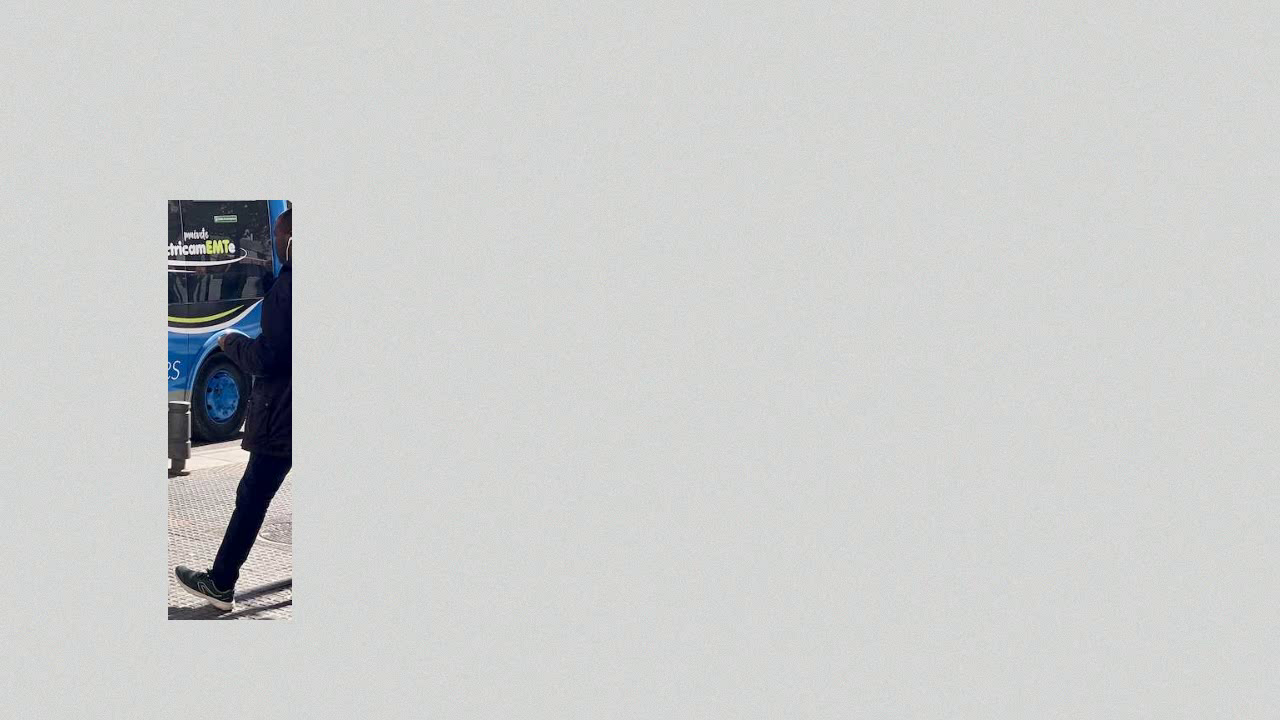
#> input picture frame 36 of retail-vision/ejemplos/prueba.mp4, 1280 x 720 px, given in place of the camera
$ python definir_zonas.py
#> lines starting #> are read from the running program, lines starting #| are printed output that depends on the picture; after the words box and inside, x2 and y2 are one past the last pixel; in counts of white or black regions, pixels touching at a corner belong together
"""
Dibuja la línea de entrada y las zonas sobre una imagen de la cámara.

Uso:
    python definir_zonas.py                 # toma una foto de la cámara de config.yaml
    python definir_zonas.py --fuente 1
    python definir_zonas.py --imagen foto.jpg

Controles:
    clic izquierdo  agregar punto
    z               cerrar la zona actual (te pide el nombre en la terminal)
    l               dibujar la línea de entrada (2 clics)
    i               invertir el sentido de la línea
    u               deshacer último punto
    c               borrar todo
    s               guardar en zonas.yaml y salir
    q / ESC         salir sin guardar
"""
import argparse
import unicodedata
from pathlib import Path

import cv2
import numpy as np
import yaml

BASE = Path(__file__).resolve().parent
COLORES = [(255, 170, 60), (90, 200, 120), (60, 140, 255), (200, 90, 220), (40, 210, 230)]


def ascii(t):
    return unicodedata.normalize("NFKD", str(t)).encode("ascii", "ignore").decode()


def tomar_foto(fuente):
#> called with fuente = 0
    fuente = int(fuente) if str(fuente).isdigit() else fuente
    cap = cv2.VideoCapture(fuente)
    frame = None
    for _ in range(15):  # deja que la cámara ajuste exposición
        ok, f = cap.read()
        if ok:
            frame = f
#> this loop made 15 passes
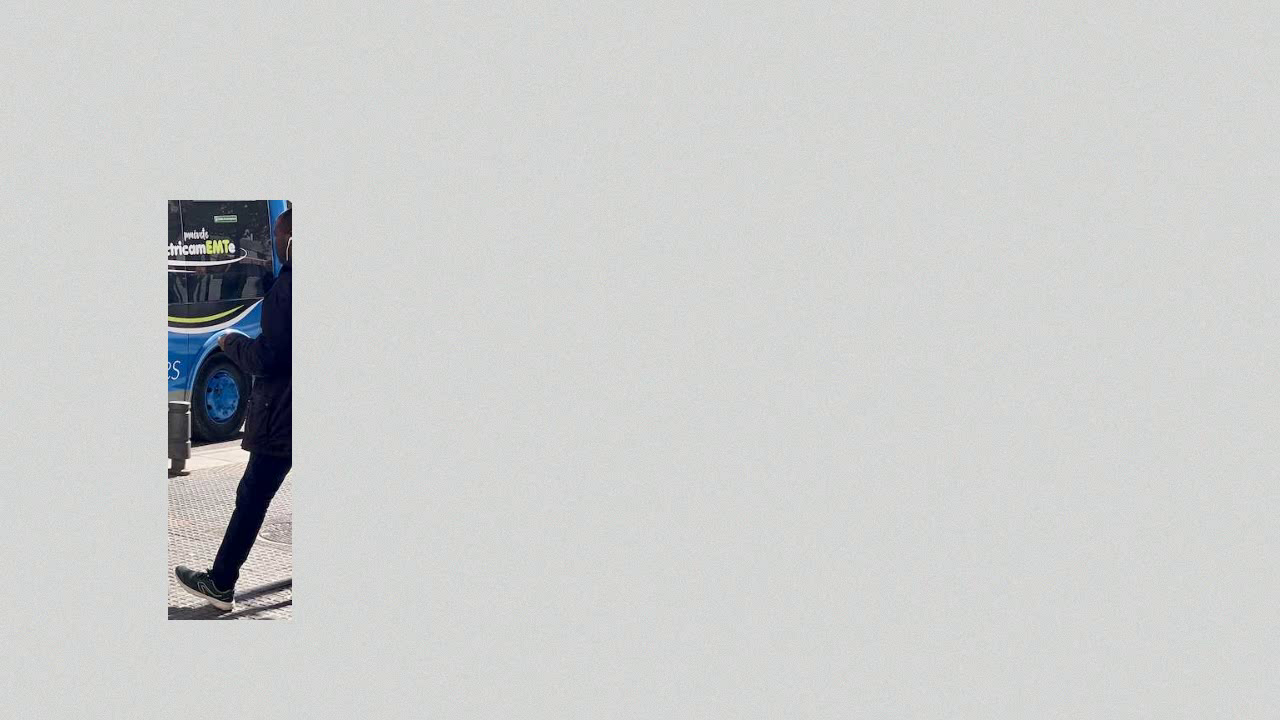
#> input picture frame 36 of retail-vision/ejemplos/prueba.mp4, 1280 x 720 px, given in place of the camera
    cap.release()
    if frame is None:
        raise SystemExit("No se pudo leer la cámara. Revisa permisos o usa --imagen.")
    return frame


def main():
    ap = argparse.ArgumentParser()
    ap.add_argument("--fuente")
    ap.add_argument("--imagen")
    args = ap.parse_args()

    cfg = yaml.safe_load(open(BASE / "config.yaml", encoding="utf-8"))
    ruta_zonas = BASE / cfg.get("archivo_zonas", "zonas.yaml")
    frame = cv2.imread(args.imagen) if args.imagen else tomar_foto(args.fuente or cfg["fuente"])
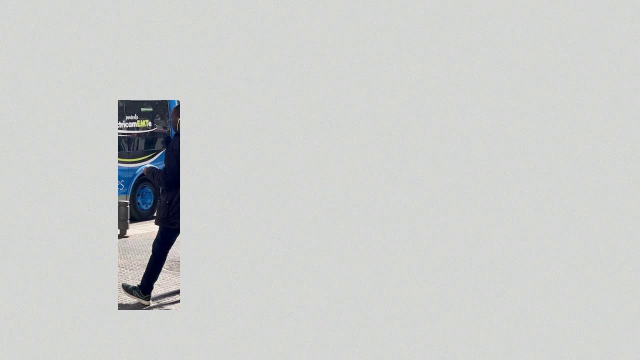
#> frame: shape (720, 1280, 3) (shown at 1/2 size); mean B, G, R 205.6, 206.4, 205.2
    h, w = frame.shape[:2]

    datos = yaml.safe_load(open(ruta_zonas, encoding="utf-8")) if ruta_zonas.exists() else {}
    zonas = [{"nombre": z["nombre"], "puntos": [(int(x * w), int(y * h)) for x, y in z["puntos"]]}
             for z in (datos.get("zonas") or [])]
    linea = None
    invertir = False
    if datos.get("linea_entrada"):
        le = datos["linea_entrada"]
        linea = [(int(le["p1"][0] * w), int(le["p1"][1] * h)), (int(le["p2"][0] * w), int(le["p2"][1] * h))]
        invertir = bool(le.get("invertir_sentido", False))

    estado = {"puntos": [], "modo": "zona", "linea_tmp": []}

    # [7 lines left out: function clic, not called in this run]

    cv2.namedWindow("Definir zonas")
    cv2.setMouseCallback("Definir zonas", clic)
    print(__doc__)

    while True:
        img = frame.copy()
        for i, z in enumerate(zonas):
            c = COLORES[i % len(COLORES)]
            cv2.polylines(img, [np.array(z["puntos"], np.int32)], True, c, 2)
            cv2.putText(img, ascii(z["nombre"]), (z["puntos"][0][0] + 6, z["puntos"][0][1] + 22),
                        cv2.FONT_HERSHEY_SIMPLEX, 0.6, c, 2)
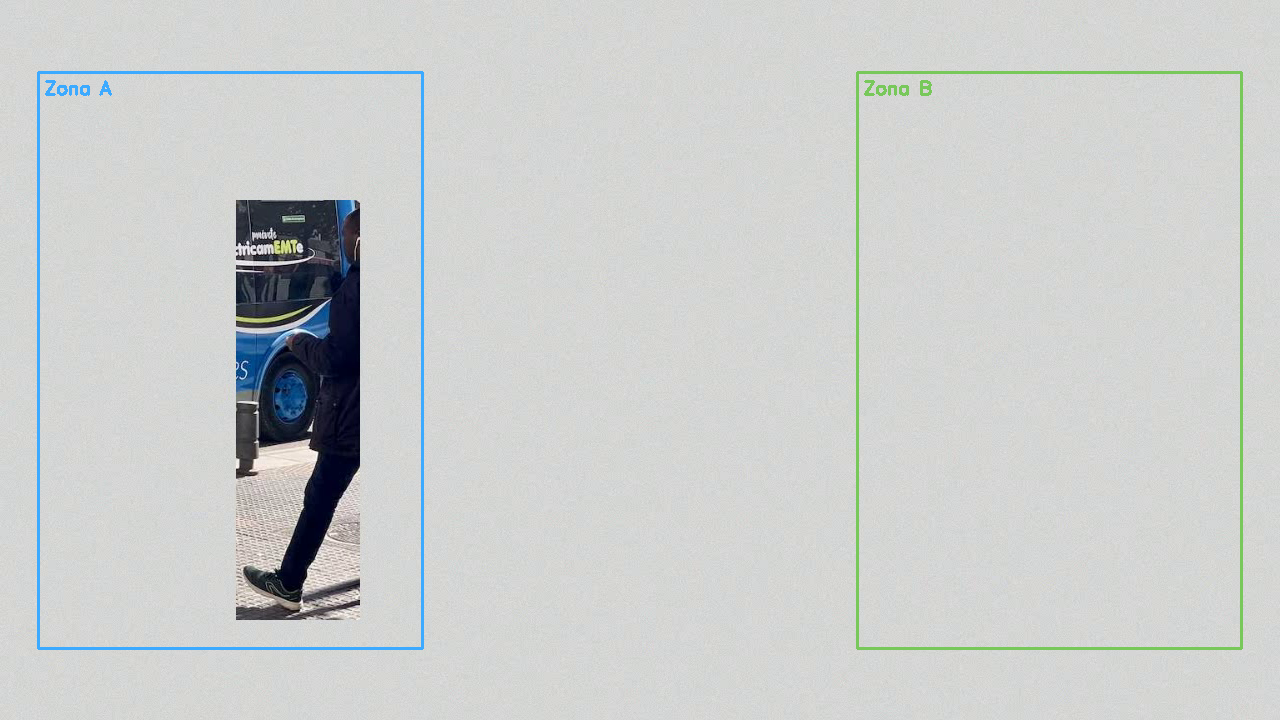
#> img: shape (720, 1280, 3); 1.35% of pixels changed, all inside (x1, y1, x2, y2) = (37, 71, 1243, 650)
        for p in estado["puntos"]:
            cv2.circle(img, p, 5, (0, 0, 255), -1)
        if len(estado["puntos"]) > 1:
            cv2.polylines(img, [np.array(estado["puntos"], np.int32)], False, (0, 0, 255), 1)
        if linea:
            cv2.line(img, linea[0], linea[1], (0, 230, 255), 3)
            cv2.putText(img, "LINEA" + (" (invertida)" if invertir else ""), linea[0],
                        cv2.FONT_HERSHEY_SIMPLEX, 0.6, (0, 230, 255), 2)
        for p in estado["linea_tmp"]:
            cv2.circle(img, p, 6, (0, 230, 255), -1)

        modo = "LINEA: 2 clics" if estado["modo"] == "linea" else "ZONA: clic para puntos, z para cerrar"
        cv2.rectangle(img, (0, h - 34), (w, h), (0, 0, 0), -1)
        cv2.putText(img, f"{modo} | l linea  i invertir  u deshacer  c borrar  s guardar  q salir",
                    (10, h - 12), cv2.FONT_HERSHEY_SIMPLEX, 0.5, (255, 255, 255), 1)
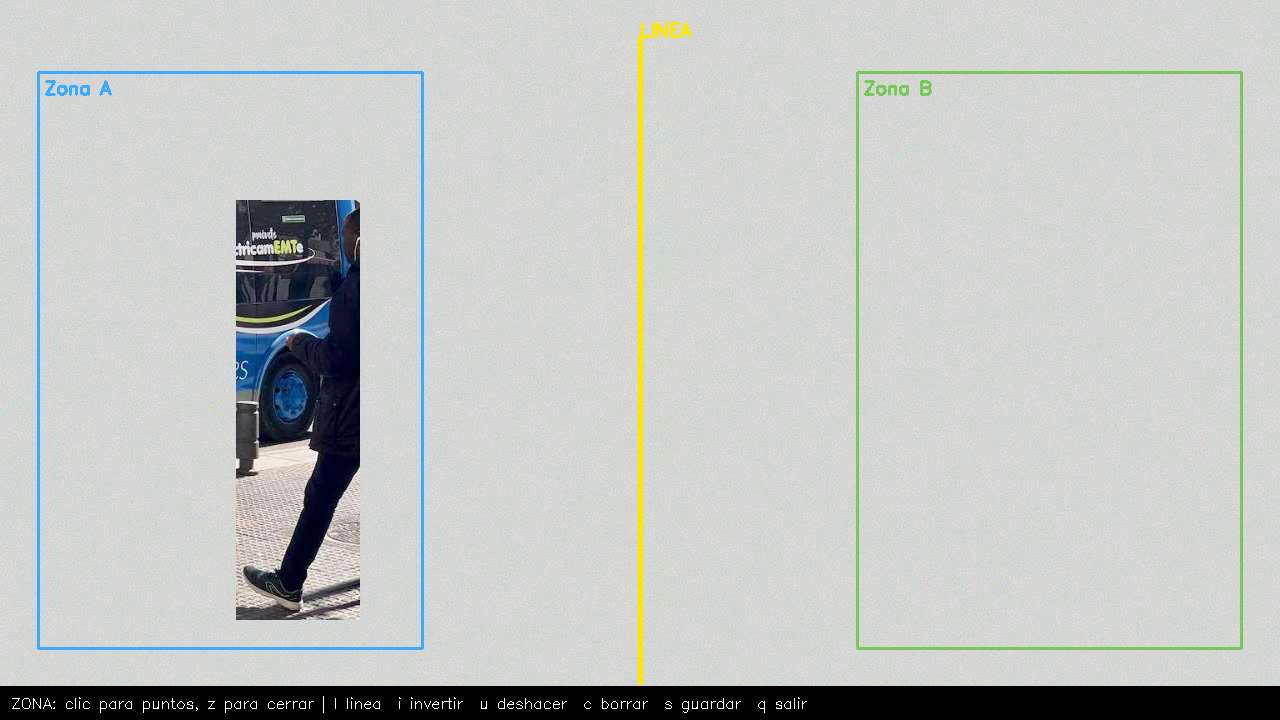
#> img: shape (720, 1280, 3); mean B, G, R 194.6, 196.3, 194
        cv2.imshow("Definir zonas", img)

        if estado["modo"] == "linea" and len(estado["linea_tmp"]) == 2:
            linea = estado["linea_tmp"][:]
            estado["linea_tmp"].clear()
            estado["modo"] = "zona"

        k = cv2.waitKey(20) & 0xFF
#> (key q is pressed here)
        if k in (ord("q"), 27):
            print("Salida sin guardar.")
            break
        if k == ord("l"):
            estado["modo"], estado["linea_tmp"] = "linea", []
        elif k == ord("i"):
            invertir = not invertir
        elif k == ord("u") and estado["puntos"]:
            estado["puntos"].pop()
        elif k == ord("c"):
            zonas, linea, estado["puntos"] = [], None, []
        elif k == ord("z"):
            if len(estado["puntos"]) < 3:
                print("Una zona necesita al menos 3 puntos.")
                continue
            nombre = input("Nombre de la zona: ").strip() or f"Zona {len(zonas) + 1}"
            zonas.append({"nombre": nombre, "puntos": estado["puntos"][:]})
            estado["puntos"].clear()
        elif k == ord("s"):
            salida = {
                "zonas": [{"nombre": z["nombre"],
                           "puntos": [[round(x / w, 4), round(y / h, 4)] for x, y in z["puntos"]]}
                          for z in zonas],
            }
            if linea:
                salida["linea_entrada"] = {
                    "p1": [round(linea[0][0] / w, 4), round(linea[0][1] / h, 4)],
                    "p2": [round(linea[1][0] / w, 4), round(linea[1][1] / h, 4)],
                    "invertir_sentido": invertir,
                }
            with open(ruta_zonas, "w", encoding="utf-8") as f:
                yaml.safe_dump(salida, f, allow_unicode=True, sort_keys=False)
            print(f"Guardado en {ruta_zonas}")
            break

    cv2.destroyAllWindows()


if __name__ == "__main__":
    main()

$ run again, starting later in the video
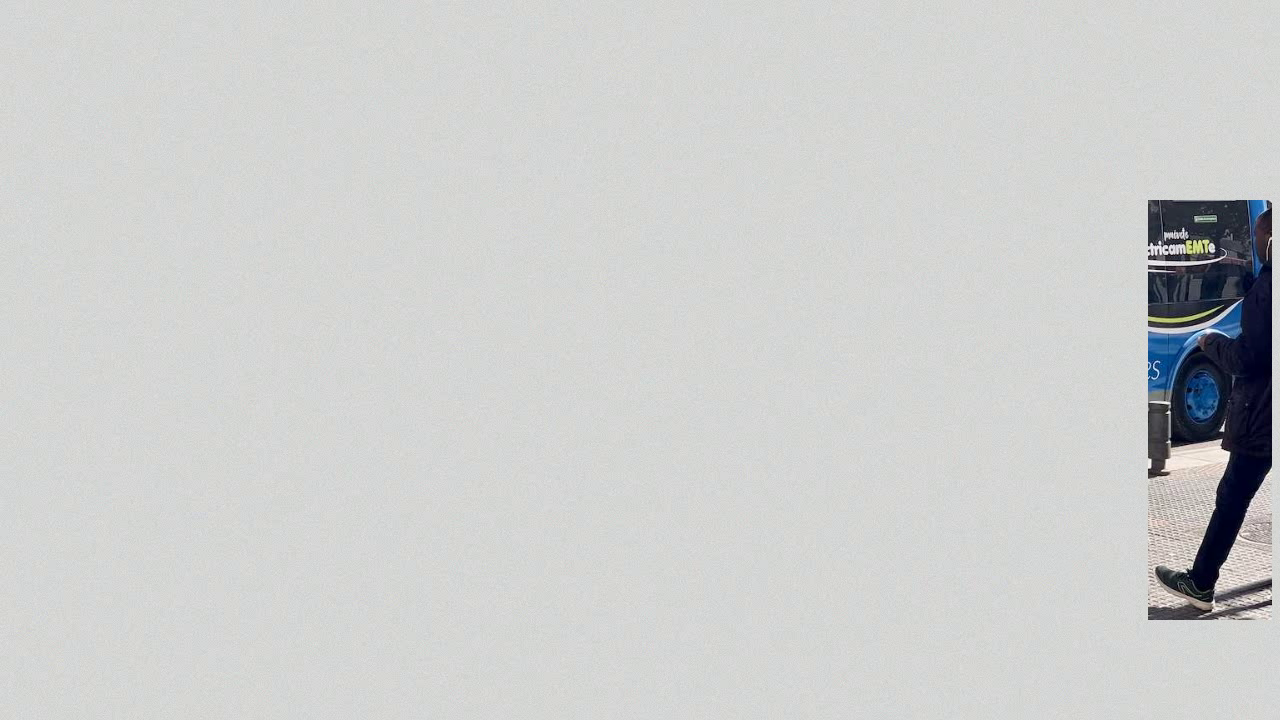
#> input picture frame 162 of retail-vision/ejemplos/prueba.mp4, 1280 x 720 px, given in place of the camera
#> the loop in tomar_foto, `for _ in range(15):` made 15 passes
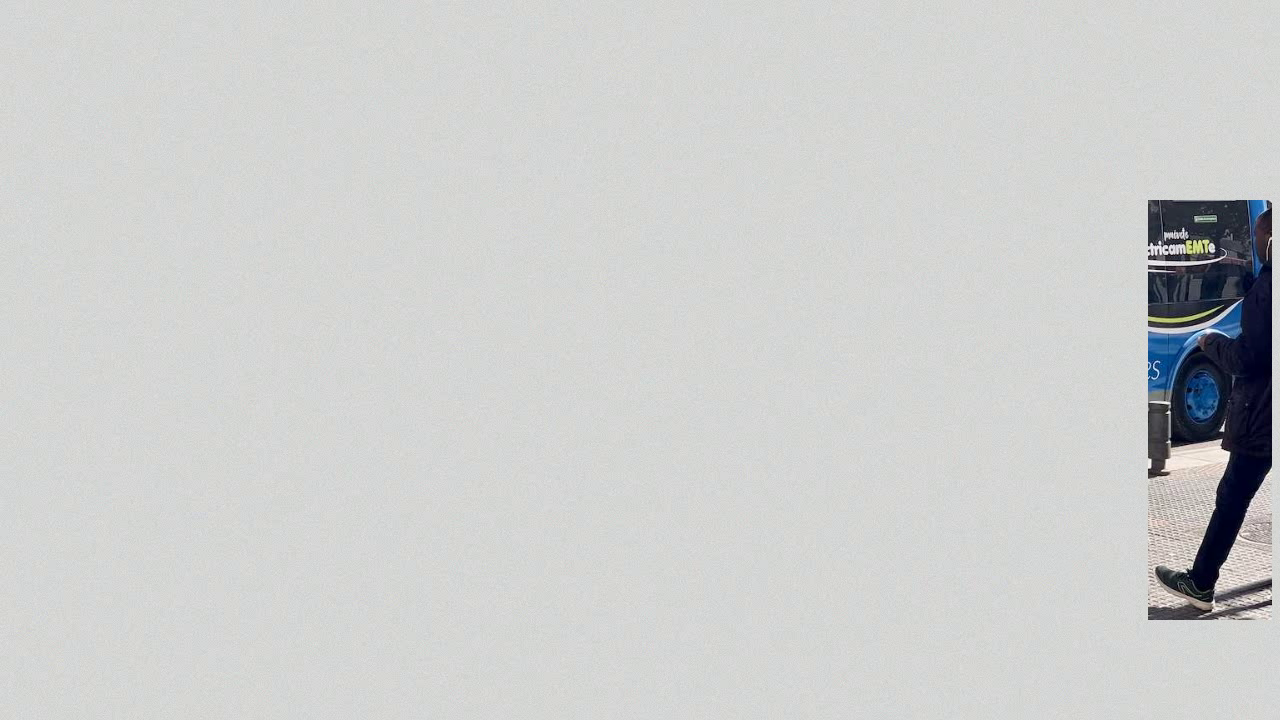
#> input picture frame 162 of retail-vision/ejemplos/prueba.mp4, 1280 x 720 px, given in place of the camera
#> after the loop in main, `for i, z in enumerate(zonas):`:
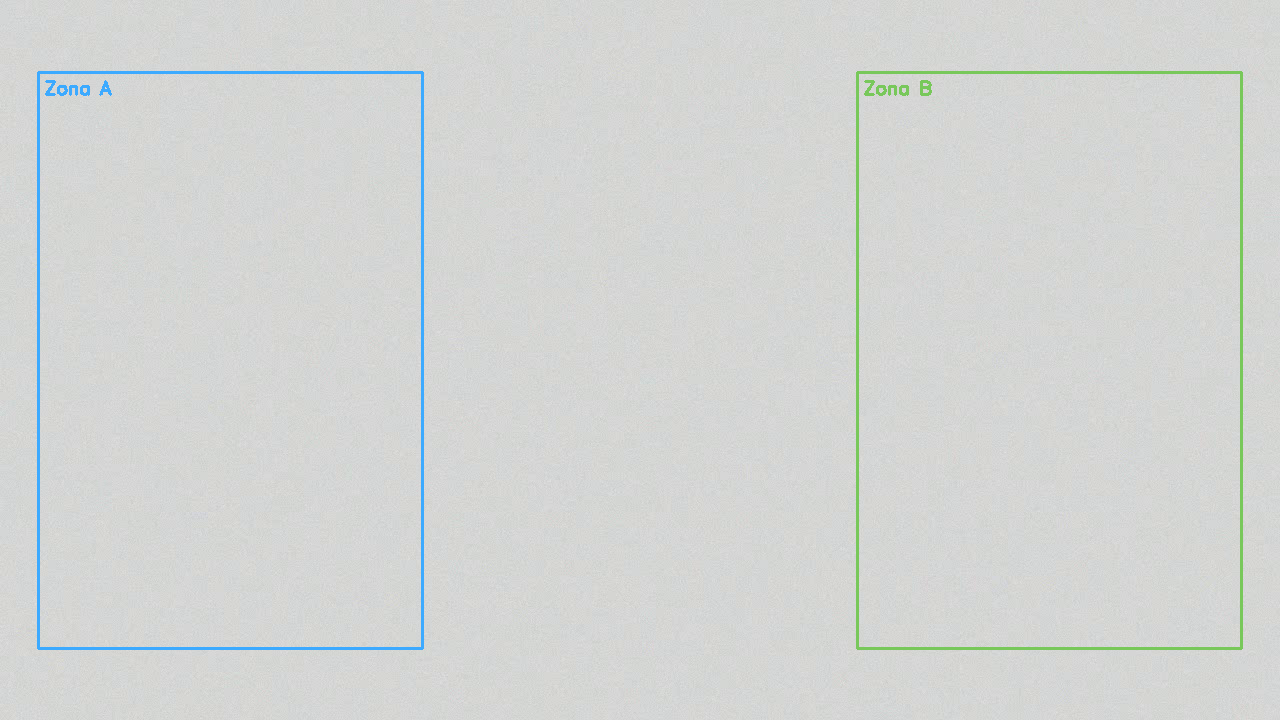
#> img: shape (720, 1280, 3); mean B, G, R 211.4, 213, 210.8
#> in main, `cv2.putText(img, f"{modo} | l linea  i invertir  u deshacer  c borrar ..`:
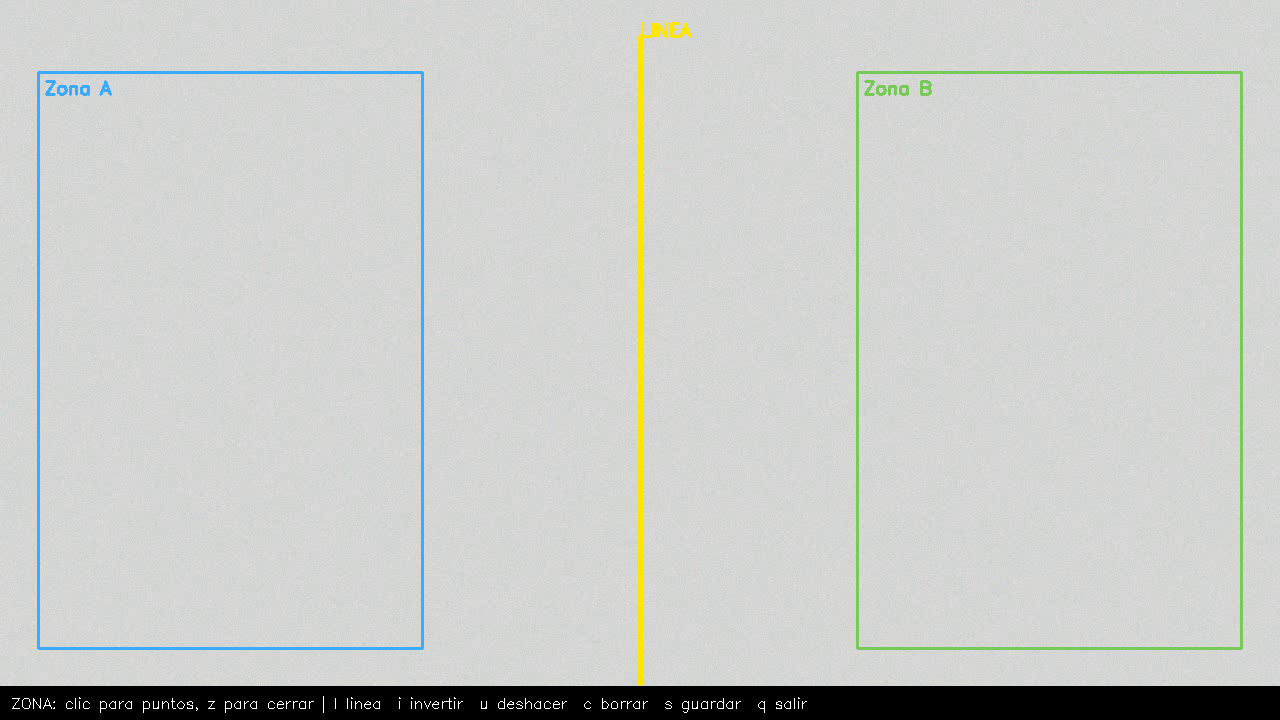
#> img: shape (720, 1280, 3); mean B, G, R 200.9, 203.4, 201.3
